Frame 1 (no input): blank canvas, image omitted
Frame 60 (the mouse pressed at the canvas centre just before this capture): blank canvas, image omitted
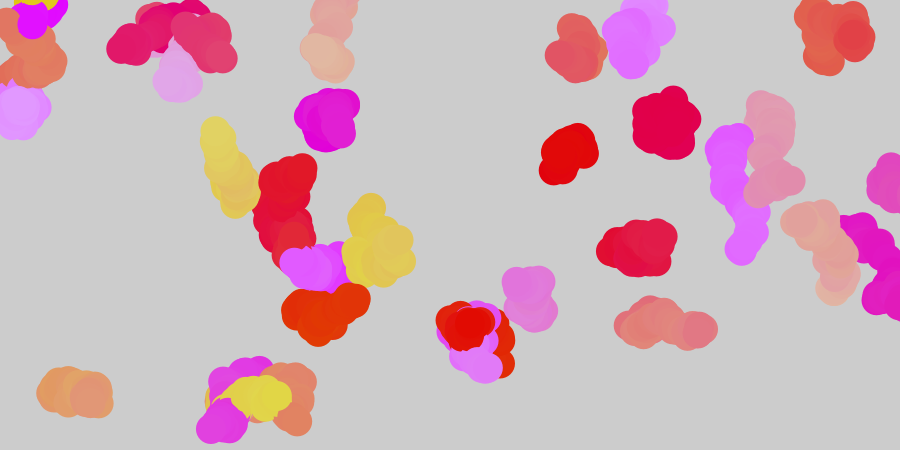
Frame 120 (the mouse held since frame 60 and released just before this capture)

The Processing sketch whose frames 1 and 60 were blank and that drew this single picture after the mouse press (run headless with seeded random() and noise(); from frame 60 on, the mouse is pressed at the canvas centre):

// Processing sketch: processing_143737
// ── processing_143737.pde

JitterBug[] bugs = new JitterBug[35];

void setup() {
  size(900, 450);
  smooth();
  for (int i = 0; i < bugs.length; i++) {
    float x = random(width);
    float y = random(height);
    int r = i + 2;
    bugs[i] = new JitterBug(x, y, r);
   }
   }
void draw() {
  for (int i = 0; i < bugs.length; i++) {
  bugs[i].move();
  bugs[i].display();
  }
  }
 
class JitterBug {
  float x;
  float y;
  int diameter;
  float speed = 7;
   
  JitterBug(float tempX, float tempY, int tempDiameter) {
    x = tempX;
    y = tempY;
    diameter = tempDiameter;
  }
   
  void move() {
    x += random(-speed, speed);
    y += random(-speed, speed);
  }
   
  void display() {
    ellipse (x, y, mouseX/15, mouseX/15);
    fill (mouseX/2, y/2, x/3);
    noStroke ();
  }
}
